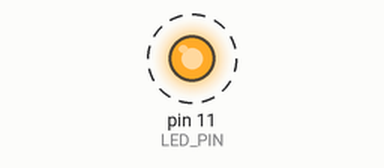
Bench run of a sketch on a simulated Arduino Uno, built with avr-gcc and run on an emulated ATmega328P. Parts: output pins drawn as LEDs (lit = HIGH). Dashed ring = blinking.

Above: at 0.5 s.
Timing chart, 0 to 4.6 s (numbered marks = the images above):
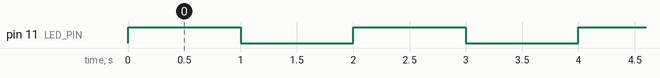

Measured:
- by itself, pin 11 (LED_PIN): alternates HIGH for 1.0 s and LOW for 1.0 s

The sketch:

studio04-LED.ino
```cpp
// define the pin to control the LED
const int LED_PIN = 11;

void setup() {

  // set the serial port to 9600 baud
  Serial.begin(9600);

  // set the LED_PIN to an output
  pinMode(LED_PIN,OUTPUT);

}

void loop()
{
  // turn on the LED_PIN
  digitalWrite(LED_PIN, HIGH);

  // wait 1s
  delay(1000);

  // turn off the LED_PIN
  digitalWrite(LED_PIN, LOW);

  // wait 1s
  delay(1000);

}
```
